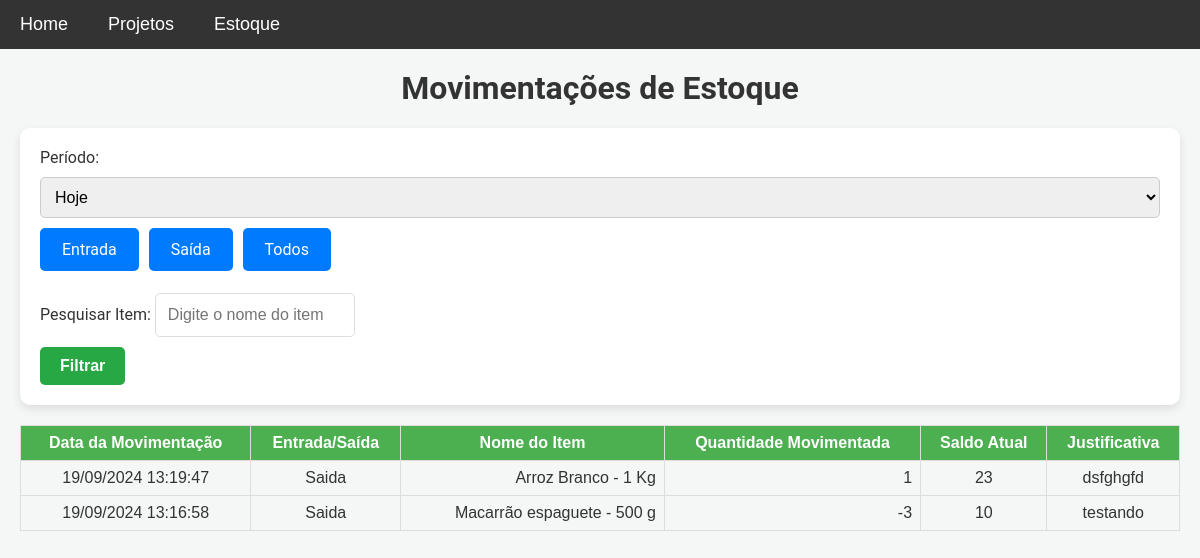
Page /movimentacoes on the earlier database version.
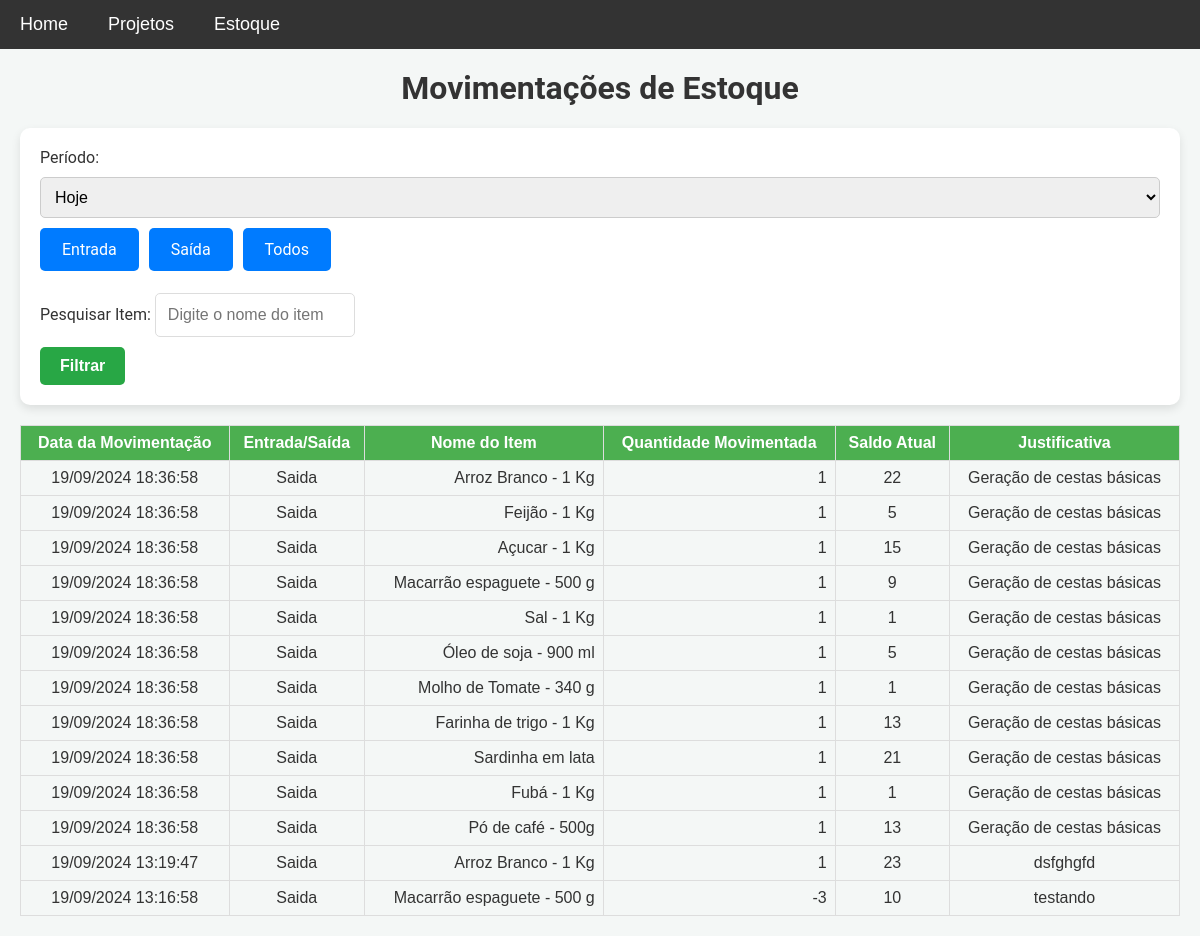
Same page on the later database version.
### models.py (models this page shows)
class MovimentacaoEstoque(db.Model):
    __table_args__ = {'extend_existing': True}
    id = db.Column(db.Integer, primary_key=True)
    item_id = db.Column(db.Integer, db.ForeignKey('item.id'), nullable=False)
    tipo_movimentacao = db.Column(db.String(10), nullable=False)  # 'entrada' ou 'saida'
    quantidade = db.Column(db.Integer, nullable=False)
    data_hora = db.Column(db.DateTime, default=datetime.utcnow)
    justificativa = db.Column(db.String(255), nullable=True, default='')  # Define string vazia como padrão
    saldo_atual = db.Column(db.Integer, nullable=False)  # Adiciona o campo saldo atual
    item = db.relationship('Item', backref=db.backref('movimentacoes', lazy=True))

class Item(db.Model):
    __table_args__ = {'extend_existing': True}  # Estende a tabela existente ao invés de tentar recriá-la
    id = db.Column(db.Integer, primary_key=True)
    nome = db.Column(db.String(100), nullable=False)
    descricao = db.Column(db.Text, nullable=False)
    categoria = db.Column(db.String(50), nullable=False)
    quantidade = db.Column(db.Integer, nullable=False, default=0)
    preco = db.Column(db.Float, nullable=False)

### app.py (the view, shortened to what this page needs)
@app.route('/movimentacoes', methods=['GET'])
def movimentacoes_estoque():
    periodo = request.args.get('periodo')  # Obtém o filtro de período
    tipo_movimentacao = request.args.get('tipo_movimentacao', 'todos')  # Filtro para o tipo de movimentação
    nome_item = request.args.get('nome_item', '').strip()  # Filtro para o nome do item
    query = MovimentacaoEstoque.query.join(Item)
    hoje = datetime.now(tz).date()  # Data de hoje no fuso horário definido
    if periodo == 'hoje':
        query = query.filter(db.func.date(MovimentacaoEstoque.data_hora) == hoje)
    elif periodo == 'semana':
        inicio_semana = hoje - timedelta(days=hoje.weekday())
        query = query.filter(MovimentacaoEstoque.data_hora >= inicio_semana)
    elif periodo == 'mes':
        query = query.filter(db.extract('month', MovimentacaoEstoque.data_hora) == hoje.month, db.extract('year', MovimentacaoEstoque.data_hora) == hoje.year)
    elif periodo == 'ano':
        query = query.filter(db.extract('year', MovimentacaoEstoque.data_hora) == hoje.year)
    elif periodo == 'ultimos_30_dias':
        ultimos_30_dias = hoje - timedelta(days=30)
        query = query.filter(MovimentacaoEstoque.data_hora >= ultimos_30_dias)
    elif periodo == 'ultimos_12_meses':
        ultimos_12_meses = hoje.replace(year=hoje.year - 1)
        query = query.filter(MovimentacaoEstoque.data_hora >= ultimos_12_meses)
    if tipo_movimentacao in ['entrada', 'saida']:
        query = query.filter(MovimentacaoEstoque.tipo_movimentacao == tipo_movimentacao)
    movimentacoes = query.order_by(MovimentacaoEstoque.data_hora.desc()).all()
    if nome_item:
        nome_item_normalizado = remover_acentos(nome_item).lower()
        movimentacoes = [m for m in movimentacoes if remover_acentos(m.item.nome).lower().find(nome_item_normalizado) != -1]
    return render_template('movimentacoes.html', movimentacoes=movimentacoes, tz=tz)  # Renderiza o template com as movimentações

### templates/movimentacoes.html (shortened to what this page needs)
{% extends 'base.html' %}
{% block content %}
    <h1>Movimentações de Estoque</h1>
    <form method="GET" action="{{ url_for('movimentacoes_estoque') }}">
        <label for="periodo">Período:</label>
        <select name="periodo" id="periodo" onchange="togglePeriodoPersonalizado(this.value)">
            <option value="hoje" {% if request.args.get('periodo') == 'hoje' %}selected{% endif %}>Hoje</option>
        </select>
        <div class="radio-buttons">
            <label for="entrada" class="btn">Entrada</label>
            <label for="saida" class="btn">Saída</label>
            <label for="todos" class="btn">Todos</label>
        </div>
        <div class="search-bar">
            <label for="nome_item">Pesquisar Item:</label>
            <input type="text" name="nome_item" id="nome_item" placeholder="Digite o nome do item" value="{{ request.args.get('nome_item', '') }}">
        </div>
        <button type="submit">Filtrar</button>
    </form>
    <table class="estoque-table">
        <thead>
            <tr>
                <th>Data da Movimentação</th>
                <th>Entrada/Saída</th>
                <th>Nome do Item</th>
                <th>Quantidade Movimentada</th>
                <th>Saldo Atual</th>
                <th>Justificativa</th>
            </tr>
        </thead>
        <tbody>
            {% for movimentacao in movimentacoes %}
            <tr>
                <td>{{ movimentacao.data_hora.astimezone(tz).strftime('%d/%m/%Y %H:%M:%S') }}</td>
                <td>{{ movimentacao.tipo_movimentacao | capitalize }}</td>
                <td>{{ movimentacao.item.nome }}</td>
                <td>{{ movimentacao.quantidade }}</td>
                <td>{{ movimentacao.saldo_atual }}</td>
                <td>{{ movimentacao.justificativa }}</td>
            </tr>
            {% endfor %}
        </tbody>
    </table>
{% endblock %}

### templates/base.html (shortened to what this page needs)
<!DOCTYPE html>
<html lang="pt-BR">
<head>
    <link rel="stylesheet" href="{{ url_for('static', filename='css/style.css') }}">
</head>
<body>
    <nav class="navbar">
        <ul class="main-menu">
            <li><a href="{{ url_for('home') }}">Home</a></li>
            <li class="dropdown">
                <a href="javascript:void(0)" class="dropbtn">Projetos</a>
            </li>
            <li class="dropdown">
                <a href="javascript:void(0)" class="dropbtn">Estoque</a>
            </li>
        </ul>
    </nav>
    <div class="content">
        {% block content %}{% endblock %}
    </div>
</body>
</html>

### static/css/style.css (style rules this page uses)
body { font-family: 'Roboto', sans-serif; background-color: #f4f7f6; margin: 0; padding: 0; color: #333; }
h1, h3 { text-align: center; color: #333; margin-top: 0; }
a { text-decoration: none; background-color: transparent; color: white; padding: 10px 20px; border-radius: 5px; transition: background-color 0.3s ease; }
.content { padding: 20px; }
form { background-color: white; padding: 20px; border-radius: 10px; box-shadow: 0 4px 10px rgba(0, 0, 0, 0.1); margin-bottom: 20px; }
input[type="text"], input[type="date"], textarea, select { width: 100%; padding: 10px; margin: 10px 0; border: 1px solid #ccc; border-radius: 5px; font-size: 16px; box-sizing: border-box; }
button { padding: 10px 20px; background-color: #28a745; color: white; border: none; border-radius: 5px; font-size: 16px; font-weight: bold; cursor: pointer; transition: background-color 0.3s ease; }
form input[type="text"], form input[type="date"] { max-width: 200px; display: inline-block; margin-right: 10px; }
.estoque-table { width: 100%; border-collapse: collapse; margin-top: 20px; }
.estoque-table th, .estoque-table td { padding: 10px; text-align: left; border-bottom: 1px solid #ddd; }
.estoque-table th { background-color: #f4f7f6; font-weight: bold; }
.navbar { background-color: #333; font-family: Arial, sans-serif; display: flex; align-items: center; position: relative; z-index: 1000; }
.navbar ul { list-style-type: none; margin: 0; padding: 0; display: flex; }
.navbar ul li { position: relative; }
.navbar ul.main-menu > li { float: left; }
.navbar ul.main-menu > li > a { display: block; color: white; text-align: center; padding: 14px 20px; text-decoration: none; font-size: 18px; }
.radio-buttons { display: flex; gap: 10px; }
.btn { display: inline-block; padding: 10px 20px; background-color: #007bff; color: white; border: 2px solid transparent; border-radius: 5px; cursor: pointer; transition: background-color 0.3s ease, color 0.3s ease; }
.search-bar { margin-top: 10px; }
.search-bar input { padding: 10px; font-size: 16px; border: 1px solid #ccc; border-radius: 5px; }
.estoque-table { width: 100%; border-collapse: collapse; margin-top: 20px; font-family: Arial, sans-serif; }
.estoque-table th, .estoque-table td { border: 1px solid #ddd; padding: 8px; text-align: left; }
.estoque-table th { background-color: #4CAF50; color: white; text-align: center; }
.estoque-table td { text-align: center; }
.estoque-table td:nth-child(3), .estoque-table td:nth-child(4) { text-align: right; }
input[type=text] { width: 100%; padding: 12px; margin-top: 12px; font-size: 16px; border: 1px solid #ddd; }

Differences in the rows shown:
added MovimentacaoEstoque: data_hora.astimezone "19/09/2024 18:36:58", tipo_movimentacao "Saida", item.nome "Arroz Branco - 1 Kg", quantidade "1", saldo_atual "22", justificativa "Geração de cestas básicas"
added MovimentacaoEstoque: data_hora.astimezone "19/09/2024 18:36:58", tipo_movimentacao "Saida", item.nome "Feijão - 1 Kg", quantidade "1", saldo_atual "5", justificativa "Geração de cestas básicas"
added MovimentacaoEstoque: data_hora.astimezone "19/09/2024 18:36:58", tipo_movimentacao "Saida", item.nome "Açucar - 1 Kg", quantidade "1", saldo_atual "15", justificativa "Geração de cestas básicas"
added MovimentacaoEstoque: data_hora.astimezone "19/09/2024 18:36:58", tipo_movimentacao "Saida", item.nome "Macarrão espaguete - 500 g", quantidade "1", saldo_atual "9", justificativa "Geração de cestas básicas"
added MovimentacaoEstoque: data_hora.astimezone "19/09/2024 18:36:58", tipo_movimentacao "Saida", item.nome "Sal - 1 Kg", quantidade "1", saldo_atual "1", justificativa "Geração de cestas básicas"
added MovimentacaoEstoque: data_hora.astimezone "19/09/2024 18:36:58", tipo_movimentacao "Saida", item.nome "Óleo de soja - 900 ml", quantidade "1", saldo_atual "5", justificativa "Geração de cestas básicas"
added MovimentacaoEstoque: data_hora.astimezone "19/09/2024 18:36:58", tipo_movimentacao "Saida", item.nome "Molho de Tomate - 340 g", quantidade "1", saldo_atual "1", justificativa "Geração de cestas básicas"
added MovimentacaoEstoque: data_hora.astimezone "19/09/2024 18:36:58", tipo_movimentacao "Saida", item.nome "Farinha de trigo - 1 Kg", quantidade "1", saldo_atual "13", justificativa "Geração de cestas básicas"
added MovimentacaoEstoque: data_hora.astimezone "19/09/2024 18:36:58", tipo_movimentacao "Saida", item.nome "Sardinha em lata", quantidade "1", saldo_atual "21", justificativa "Geração de cestas básicas"
added MovimentacaoEstoque: data_hora.astimezone "19/09/2024 18:36:58", tipo_movimentacao "Saida", item.nome "Fubá - 1 Kg", quantidade "1", saldo_atual "1", justificativa "Geração de cestas básicas"
added MovimentacaoEstoque: data_hora.astimezone "19/09/2024 18:36:58", tipo_movimentacao "Saida", item.nome "Pó de café - 500g", quantidade "1", saldo_atual "13", justificativa "Geração de cestas básicas"
